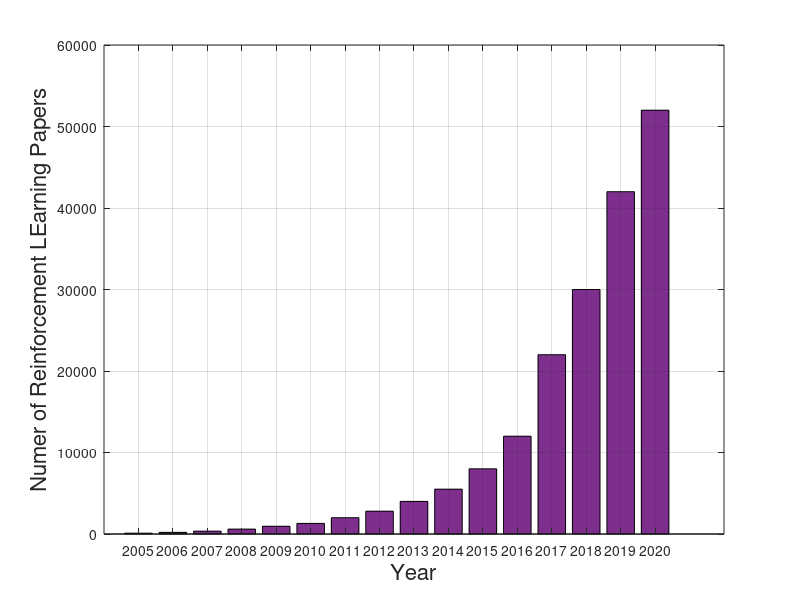
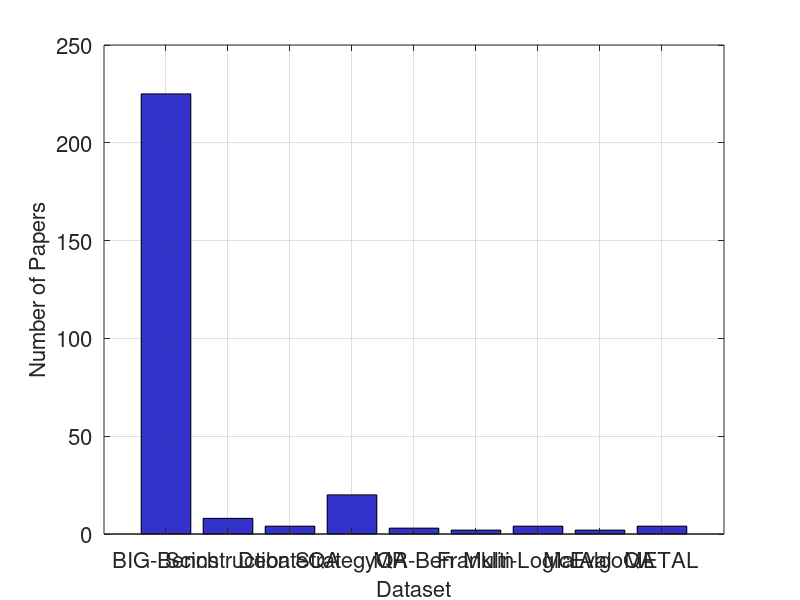
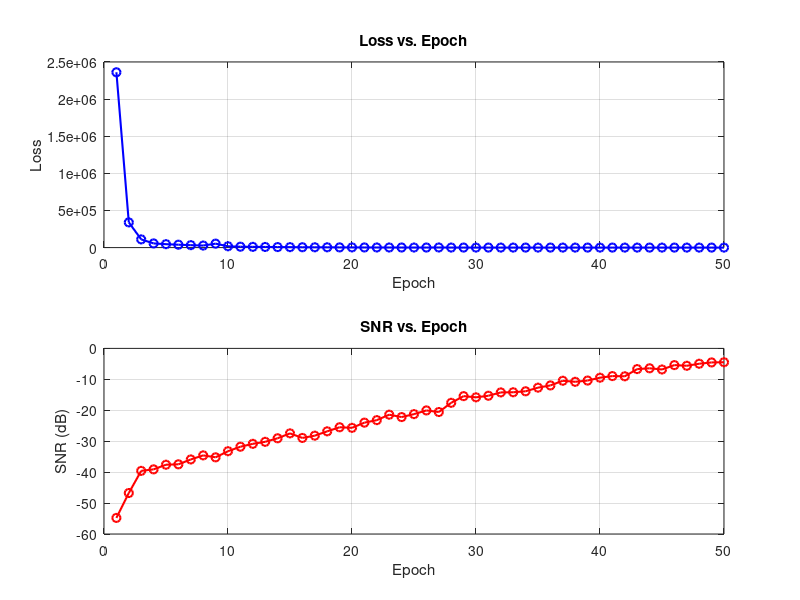

The MATLAB script that drew these images, in order:
%% MATLAB Code to Plot Loss and SNR vs. Epoch

% Define epoch numbers from 1 to 50
epochs = 1:50;

% Loss values from the training log (replace these with your values if needed)
loss_values = [2361492.476402, 339652.621161, 110424.090186, 56182.715575, 45918.316410, ...
               38731.255854, 32793.767510, 27545.513559, 53098.587470, 17542.646845, ...
               11774.833879, 10075.462606, 8527.175459, 7072.503837, 5902.446370, ...
               4887.289699, 4139.389916, 3975.473278, 2843.908561, 2421.082428, ...
               1981.153106, 1650.273298, 1354.207867, 1164.736106, 955.337286, ...
               830.990423, 1594.799454, 530.512932, 373.064102, 290.772441, ...
               240.842251, 203.077079, 176.469918, 141.906776, 121.729550, ...
               98.643080, 85.278264, 70.073390, 57.968040, 48.167932, 39.271496, ...
               34.995846, 27.998862, 22.060762, 18.623502, 15.385009, 12.638991, ...
               10.351898, 8.635339, 7.135501];

% SNR values (in dB) from the training log
snr_values = [-54.80, -46.75, -39.59, -39.10, -37.60, ...
              -37.47, -35.90, -34.58, -35.21, -33.24, ...
              -31.79, -30.85, -30.20, -29.05, -27.47, ...
              -28.95, -28.21, -26.81, -25.49, -25.68, ...
              -24.01, -23.19, -21.43, -22.20, -21.25, ...
              -20.05, -20.57, -17.59, -15.43, -15.82, ...
              -15.31, -14.23, -14.18, -13.86, -12.69, ...
              -11.97, -10.46, -10.80, -10.40, -9.47, ...
              -8.95, -9.02, -6.69, -6.43, -6.82, ...
              -5.40, -5.62, -4.96, -4.54, -4.48];

% Create a figure with two subplots
figure;

% Plot Loss vs. Epoch
subplot(2,1,1);
plot(epochs, loss_values, 'b-o', 'LineWidth', 1.5);
xlabel('Epoch');
ylabel('Loss');
title('Loss vs. Epoch');
grid on;

% Plot SNR vs. Epoch
subplot(2,1,2);
plot(epochs, snr_values, 'r-o', 'LineWidth', 1.5);
xlabel('Epoch');
ylabel('SNR (dB)');
title('SNR vs. Epoch');
grid on;


%%
% Example MATLAB code for plotting a bar chart of papers from 2005 to 2020

% Years on the x-axis
years = 2005:2020;

% Approximate number of papers (replace these with your actual data)
papers = [
    100    % 2005
    200    % 2006
    350    % 2007
    600    % 2008
    950    % 2009
    1300   % 2010
    2000   % 2011
    2800   % 2012
    4000   % 2013
    5500   % 2014
    8000   % 2015
    12000  % 2016
    22000  % 2017
    30000  % 2018
    42000  % 2019
    52000  % 2020
];

% Create the figure and plot
figure1= figure;
bar(years, papers, 'FaceColor', [0.4940 0.1840 0.5560]); % a purple shade
xlabel('Year','FontSize',16);
ylabel('Numer of Reinforcement LEarning Papers','FontSize',16);
grid on;
box on;

% (Optional) Format x-axis as integer years (if needed)
set(gca, 'XTick', years);
mkdir results/figs
exportgraphics(figure1, './New Folder/RL.pdf')

% If you'd like a y-axis limit (e.g., to 60000) you can set:
% ylim([0, 60000]);


%%

% Define the dataset names and approximate number of papers
datasets = { ...
    'BIG-Bench', ...
    'Scinstruction', ...
    'DebateQA', ...
    'StrategyQA', ...
    'MR-Ben', ...
    'Franklin', ...
    'Multi-LogicEval', ...
    'MalAlgoQA', ...
    'METAL' ...
};

% Approximate number of papers corresponding to each dataset
papers = [225, 8, 4, 20, 3, 2, 4, 2, 4];

% Create a new figure
figure1=figure;

% Plot the bar chart
bar(papers, 'FaceColor', [0.2, 0.2, 0.8]);  % Adjust bar color if desired

% Customize the x-axis ticks and labels
set(gca, 'XTick', 1:length(datasets), ...
         'XTickLabel', datasets, ...
         'XTickLabelRotation', 45, ...  % Rotate labels for better readability
         'FontSize', 16);                % Set font size for tick labels

% Add axis labels and a title with font size 16
xlabel('Dataset', 'FontSize', 16);
ylabel('Number of Papers', 'FontSize', 16);

% Enable grid for better readability
grid on;
box on;
mkdir results/figs
exportgraphics(figure1, './results/RL_papers.pdf')

